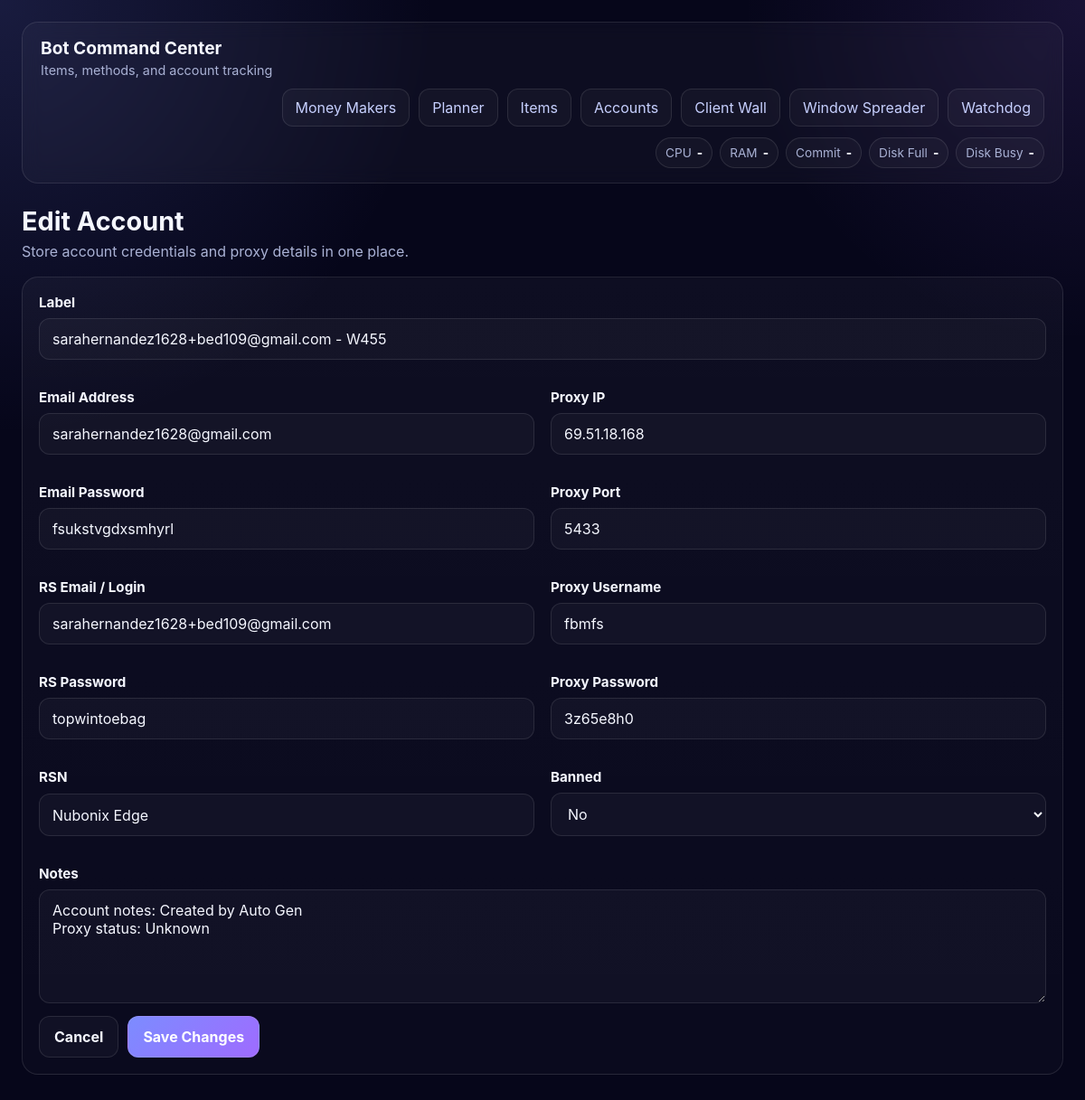
/accounts/14/edit, run on an earlier commit of the app's database.
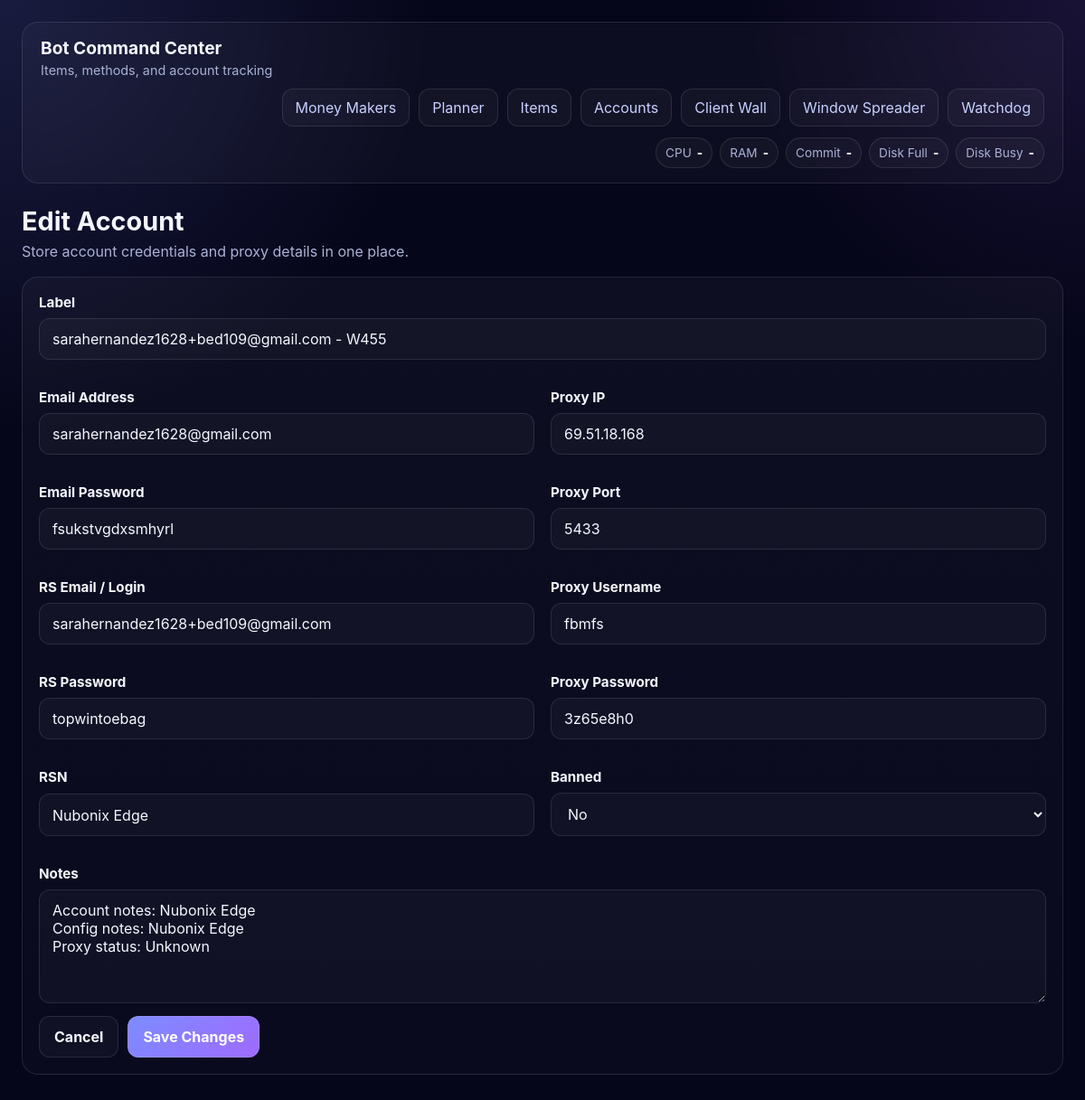
And on a later commit of the database.
### app/models.py (models this page shows)
class Account(Base):
    __tablename__ = "account"
    id: Mapped[int] = mapped_column(primary_key=True)
    label: Mapped[str] = mapped_column(String(255), index=True)
    email_address: Mapped[Optional[str]] = mapped_column(String(255), nullable=True)
    email_password: Mapped[Optional[str]] = mapped_column(String(255), nullable=True)
    rs_email: Mapped[Optional[str]] = mapped_column(String(255), nullable=True)
    rs_password: Mapped[Optional[str]] = mapped_column(String(255), nullable=True)
    rsn: Mapped[Optional[str]] = mapped_column(String(255), nullable=True)
    proxy_ip: Mapped[Optional[str]] = mapped_column(String(255), nullable=True)
    proxy_port: Mapped[Optional[str]] = mapped_column(String(50), nullable=True)
    proxy_username: Mapped[Optional[str]] = mapped_column(String(255), nullable=True)
    proxy_password: Mapped[Optional[str]] = mapped_column(String(255), nullable=True)
    notes: Mapped[Optional[str]] = mapped_column(Text, nullable=True)
    botting_hub_config_id: Mapped[Optional[int]] = mapped_column(Integer, nullable=True, unique=True, index=True)
    botting_hub_account_id: Mapped[Optional[int]] = mapped_column(Integer, nullable=True, index=True)
    botting_hub_proxy_id: Mapped[Optional[int]] = mapped_column(Integer, nullable=True, index=True)
    world: Mapped[Optional[int]] = mapped_column(Integer, nullable=True)
    status: Mapped[Optional[str]] = mapped_column(String(50), nullable=True)
    banned: Mapped[bool] = mapped_column(default=False, server_default="0")
    created_at: Mapped[datetime] = mapped_column(
        DateTime(timezone=True),
        server_default=func.now(),
    )
    updated_at: Mapped[datetime] = mapped_column(
        DateTime(timezone=True),
        server_default=func.now(),
        onupdate=func.now(),
    )
    plan_assignments: Mapped[list["AccountPlanAssignment"]] = relationship(
        back_populates="account",
        cascade="all, delete-orphan",
    )
    progress: Mapped[Optional["AccountProgress"]] = relationship(
        back_populates="account",
        cascade="all, delete-orphan",
        uselist=False,
    )
    goals: Mapped[list["AccountGoal"]] = relationship(
        back_populates="account",
        cascade="all, delete-orphan",
    )

### app/main.py (the view)
@app.get("/accounts/{account_id}/edit", response_class=HTMLResponse)
def edit_account_form(request: Request, account_id: int, session: Session = Depends(get_session)):
    account = session.get(Account, account_id)
    if not account:
        raise HTTPException(status_code=404, detail="Account not found")
    return templates.TemplateResponse(
        request,
        "account_form.html",
        {
            "request": request,
            "account": account,
            "message": request.query_params.get("message"),
        },
    )

### app/templates/account_form.html (shortened to what this page needs)
{% extends "base.html" %}
{% block content %}
{% set editing = account is defined and account %}
<div class="page-header">
    <div>
        <h2>{% if editing %}Edit Account{% else %}New Account{% endif %}</h2>
        <p>Store account credentials and proxy details in one place.</p>
    </div>
</div>
<div class="card">
    <form action="{% if editing %}/accounts/{{ account.id }}/edit{% else %}/accounts/new{% endif %}" method="post">
        <div class="form-grid">
            <div class="form-group form-group-full">
                <label for="label">Label</label>
                <input type="text" name="label" id="label" value="{{ account.label if editing else '' }}" placeholder="Example: Fletching Batch 01" required>
            </div>
            <div class="form-group">
                <label for="email_address">Email Address</label>
                <input type="text" name="email_address" id="email_address" value="{{ account.email_address if editing else '' }}">
            </div>
            <div class="form-group">
                <label for="proxy_ip">Proxy IP</label>
                <input type="text" name="proxy_ip" id="proxy_ip" value="{{ account.proxy_ip if editing else '' }}">
            </div>
            <div class="form-group">
                <label for="email_password">Email Password</label>
                <input type="text" name="email_password" id="email_password" value="{{ account.email_password if editing else '' }}">
            </div>
            <div class="form-group">
                <label for="proxy_port">Proxy Port</label>
                <input type="text" name="proxy_port" id="proxy_port" value="{{ account.proxy_port if editing else '' }}">
            </div>
            <div class="form-group">
                <label for="rs_email">RS Email / Login</label>
                <input type="text" name="rs_email" id="rs_email" value="{{ account.rs_email if editing else '' }}">
            </div>
            <div class="form-group">
                <label for="proxy_username">Proxy Username</label>
                <input type="text" name="proxy_username" id="proxy_username" value="{{ account.proxy_username if editing else '' }}">
            </div>
            <div class="form-group">
                <label for="rs_password">RS Password</label>
                <input type="text" name="rs_password" id="rs_password" value="{{ account.rs_password if editing else '' }}">
            </div>
            <div class="form-group">
                <label for="proxy_password">Proxy Password</label>
                <input type="text" name="proxy_password" id="proxy_password" value="{{ account.proxy_password if editing else '' }}">
            </div>
            <div class="form-group">
                <label for="rsn">RSN</label>
                <input type="text" name="rsn" id="rsn" value="{{ account.rsn if editing else '' }}">
            </div>
            <div class="form-group">
                <label for="banned">Banned</label>
                {% set banned_value = 'true' if editing and account.banned else 'false' %}
                <select name="banned" id="banned">
                    <option value="false" {% if banned_value == 'false' %}selected{% endif %}>No</option>
                </select>
            </div>
            <div class="form-group form-group-full">
                <label for="notes">Notes</label>
                <textarea name="notes" id="notes" rows="5" placeholder="Optional notes">{{ account.notes if editing and account.notes else '' }}</textarea>
            </div>
        </div>
        <div class="actions">
            <a href="/accounts"><button type="button" class="secondary">Cancel</button></a>
            <button type="submit">{% if editing %}Save Changes{% else %}Create Account{% endif %}</button>
        </div>
    </form>
</div>
{% endblock %}

What changed in the data, as far as the page shows it:
changed Account "sarahernandez1628+bed109@gmail.com - W455": notes "Account notes: Created by Auto Gen Proxy status: Unknown" → "Account notes: Nubonix Edge Config notes: Nubonix Edge Proxy status: Unknown"
